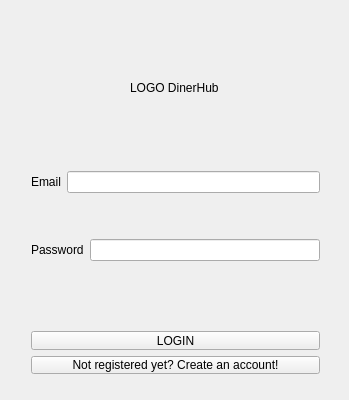
<?xml version="1.0" encoding="UTF-8"?>
<ui version="4.0">
 <class>ClientClass</class>
 <widget class="QWidget" name="ClientClass">
  <property name="geometry">
   <rect>
    <x>0</x>
    <y>0</y>
    <width>349</width>
    <height>400</height>
   </rect>
  </property>
  <property name="windowTitle">
   <string>Client</string>
  </property>
  <widget class="QWidget" name="layoutWidget">
   <property name="geometry">
    <rect>
     <x>20</x>
     <y>160</y>
     <width>311</width>
     <height>151</height>
    </rect>
   </property>
   <layout class="QVBoxLayout" name="verticalLayout">
    <item>
     <layout class="QHBoxLayout" name="horizontalLayout">
      <item>
       <layout class="QHBoxLayout" name="horizontalLayout_2"/>
      </item>
      <item>
       <widget class="QLabel" name="emailLabel">
        <property name="text">
         <string>Email</string>
        </property>
       </widget>
      </item>
      <item>
       <widget class="QLineEdit" name="emailField"/>
      </item>
     </layout>
    </item>
    <item>
     <widget class="QLabel" name="emailError">
      <property name="font">
       <font>
        <weight>75</weight>
        <bold>true</bold>
       </font>
      </property>
      <property name="text">
       <string/>
      </property>
     </widget>
    </item>
    <item>
     <layout class="QHBoxLayout" name="horizontalLayout_3">
      <item>
       <widget class="QLabel" name="pswLabel">
        <property name="text">
         <string>Password</string>
        </property>
       </widget>
      </item>
      <item>
       <widget class="QLineEdit" name="pswField">
        <property name="echoMode">
         <enum>QLineEdit::Password</enum>
        </property>
       </widget>
      </item>
     </layout>
    </item>
    <item>
     <widget class="QLabel" name="pswError">
      <property name="font">
       <font>
        <weight>75</weight>
        <bold>true</bold>
       </font>
      </property>
      <property name="text">
       <string/>
      </property>
     </widget>
    </item>
   </layout>
  </widget>
  <widget class="QLabel" name="label">
   <property name="geometry">
    <rect>
     <x>130</x>
     <y>80</y>
     <width>91</width>
     <height>16</height>
    </rect>
   </property>
   <property name="text">
    <string>LOGO DinerHub</string>
   </property>
  </widget>
  <widget class="QWidget" name="layoutWidget">
   <property name="geometry">
    <rect>
     <x>20</x>
     <y>320</y>
     <width>311</width>
     <height>65</height>
    </rect>
   </property>
   <layout class="QVBoxLayout" name="verticalLayout_2">
    <item>
     <widget class="QPushButton" name="loginButton">
      <property name="text">
       <string>LOGIN</string>
      </property>
     </widget>
    </item>
    <item>
     <widget class="QPushButton" name="registerButton">
      <property name="text">
       <string>Not registered yet? Create an account!</string>
      </property>
     </widget>
    </item>
   </layout>
  </widget>
 </widget>
 <layoutdefault spacing="6" margin="11"/>
 <resources>
  <include location="Client.qrc"/>
 </resources>
 <connections/>
</ui>
